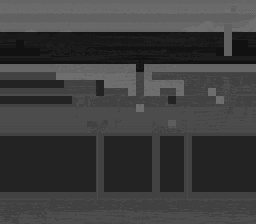
#> input picture styles/snes-16bit/assets/bg2.png, 256 x 224 px, found by its file name
$ python build_bg.py
#> lines starting #> are read from the running program, lines starting #| are printed output that depends on the picture; after the words box and inside, x2 and y2 are one past the last pixel; in counts of white or black regions, pixels touching at a corner belong together
#!/usr/bin/env python3
"""Plakatbild (gpt-image, assets/raw/bg2.png) und Farbcode-Maske (assets/raw/mask.png) für die Demo aufbereiten.

    .venv/bin/python styles/jugendstil/scripts/build_bg.py

bg_far.png  bg.png auf die Fensterbreite der Totale verkleinert (Lanczos; Faktor aus assets/frame.json).
bg.png      bg2 mit PAD Zeilen Himmel oben angesetzt (die Bogenecke des Rahmens verdeckt sonst den Schornstein;
            die Szene sitzt deshalb PAD Zeilen tiefer im Fenster). Die angesetzten Zeilen sind die gespiegelten
            obersten Zeilen des Bildes, Sterne darin durch die Himmelsfarbe ersetzt.
mask.png    R = Code * 32 (0 Himmel, 1 Wolken, 2 Sonne, 3 Wasser, 4 Boote, 5 Lichter, 6 Rest),
            G = Licht-Nummer * 64 (1 Fenster, 2 Laterne, 3 Leuchtfeuer),
            B = Abstand eines Wasserpixels zum nächsten Nicht-Wasser-Pixel in px * 16 (höchstens 15 px):
                damit blendet der Wellen-Shader die Verschiebung an Horizont, Kai, Booten und Pfählen aus.
            Je Pixel der nächste Code (RGB-Abstand), danach zweimal 3x3-Mehrheit; Lichter nach Lage getrennt.
scene.json  Lagen in Pixeln von bg.png (also schon um PAD verschoben): Lichter, Schornstein, Horizont, Kai.
stars.png   eigene Sternmaske (RGB, nicht im Alphakanal): R = Gewicht 0..255 (Helligkeit über dem Himmel, an den
            kantengeglätteten Rändern weich), G = Phase des Sterns 1..255 (je Stern eine), B = 0.
            Sterne sind kleine, isolierte helle Goldflecken des Plakats: Zusammenhangskomponenten heller, gesättigter
            Goldpixel (Helligkeit > 0,45, R > B + 0,15, Sättigung > 0,25) mit höchstens STAR_MAX_PX Pixeln, oberhalb
            des Horizonts, deren Umgebungsring (3 px) zu mindestens 70 % die Himmelsfarbe hat und deren hellstes
            Pixel über 0,75 liegt. Wolkenspiralen und Wolkenbänder fallen damit heraus, egal welchen Code die
            KI-Maske dort hat (sie hat Innenflächen von Wolkenspiralen als Himmel eingetragen).
"""
import json, pathlib
import numpy as np
from PIL import Image

ROOT = pathlib.Path(__file__).resolve().parents[1]
OUTS = [ROOT / "assets", ROOT / "demo/art"]
PAD = 40
CODES = np.array([[0, 0, 255], [0, 255, 255], [255, 255, 0], [0, 255, 0], [255, 0, 0], [255, 255, 255], [0, 0, 0]])
SKY, CLOUD, SUN, WATER, BOAT, LIGHT, REST = range(7)
CHIMNEY_TOP = (125.0, 97.0)     # Mitte der Schornsteinkrone in bg2, an 4-fach vergrößertem Ausschnitt abgelesen
STAR_MAX_PX = 120               # größter Stern (vierzackig) hat 71 px; Wolkenflecken sind größer oder nicht isoliert
STAR_SEED = 19001012


def majority(lab, n, passes=2):
    for _ in range(passes):
        h, w = lab.shape
        pad = np.pad(lab, 1, mode="edge")
        cnt = np.zeros((n, h, w), np.int16)
        for dy in range(3):
            for dx in range(3):
                win = pad[dy:dy + h, dx:dx + w]
                for k in range(n):
                    cnt[k] += win == k
        lab = cnt.argmax(0)
    return lab


# [65 lines left out: functions components, grow, star_mask, not called in this run]


def main():
    bg = np.asarray(Image.open(ROOT / "assets/raw/bg2.png").convert("RGB"))
    m = np.asarray(Image.open(ROOT / "assets/raw/mask.png").convert("RGB")).astype(np.int32)
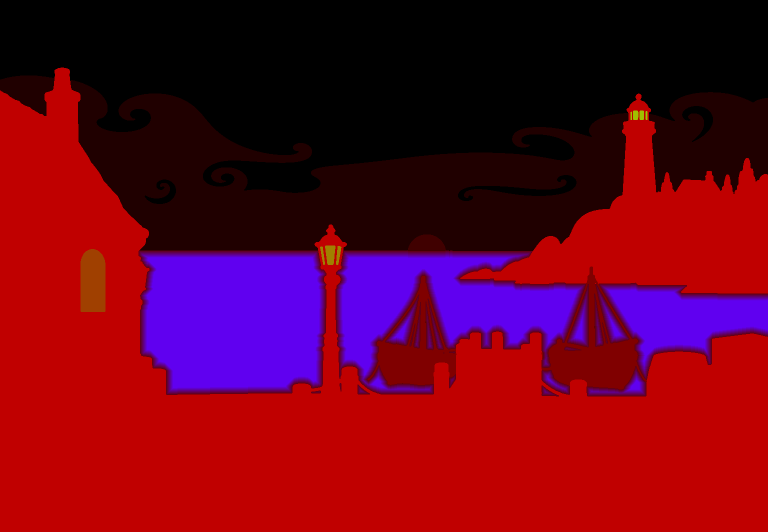
#> input picture styles/jugendstil/assets/mask.png, 1536 x 1064 px, found by its file name (shown at 1/2 size)
    H, W = bg.shape[:2]
#> H = 224; W = 256
    d = ((m[:, :, None, :] - CODES[None, None]) ** 2).sum(-1)
    lab = majority(d.argmin(-1), len(CODES))
#> the loop in majority, `for _ in range(passes):` made 2 passes
#> pass 1, in majority, `pad = np.pad(lab, 1, mode="edge")`:
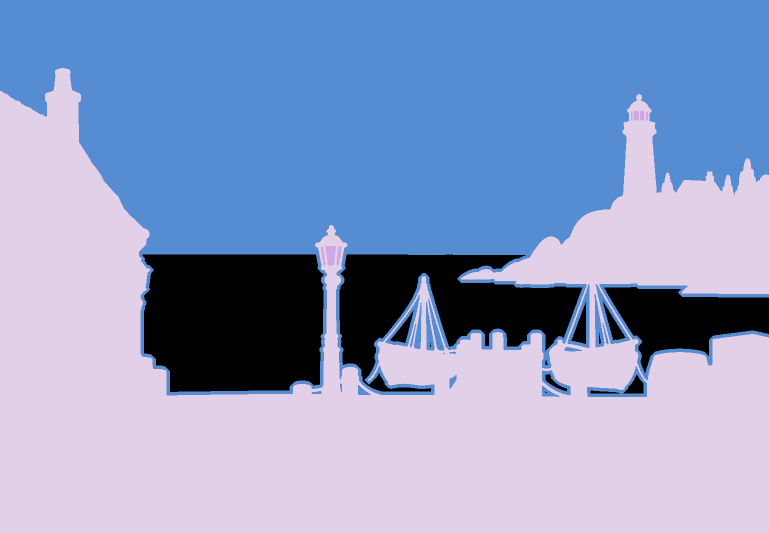
#> pad: shape (1066, 1538) int64 (shown at 1/2 size); 4 distinct labels, from 0 to 6; one colour per label, 0 black
#> after the loop in majority, `for _ in range(passes):`: lab: shape (1064, 1536) int64; 4 distinct labels, from 0 to 6

    # Himmel oben ansetzen
    top = bg[:PAD][::-1].copy()
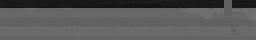
#> top: shape (40, 256, 3); min 19, max 111, mean 87.4
    sky = np.median(bg[:PAD].reshape(-1, 3), 0)
#> sky = [101, 101, 101]
    t = top.astype(np.int32)
    star = (t[..., 0] > sky[0] + 40) | (np.abs(t - sky).sum(-1) > 90)
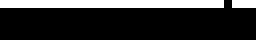
#> star: shape (40, 256) bool; 19.4% white; 2 white regions, box (x1, y1, x2, y2) and area: (0, 0, 224, 8) 1792, (232, 0, 256, 8) 192
    # Sterne samt 3 px Rand durch Himmelsfarbe ersetzen
    sb = star.copy()
    for _ in range(3):
        g = sb.copy(); g[1:] |= sb[:-1]; g[:-1] |= sb[1:]; g[:, 1:] |= sb[:, :-1]; g[:, :-1] |= sb[:, 1:]; sb = g
#> this loop made 3 passes
#> pass 1, in main, `sb = g`:
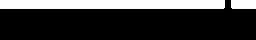
#> sb: shape (40, 256) bool; 22% white; 2 white regions, box (x1, y1, x2, y2) and area: (0, 0, 225, 9) 2024, (231, 0, 256, 9) 224
    top[sb] = sky.astype(np.uint8)
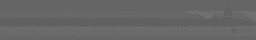
#> top: shape (40, 256, 3); min 97, max 111, mean 102.1
    big = np.concatenate([top, bg], 0)
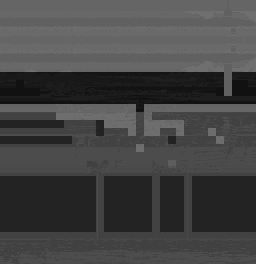
#> big: shape (264, 256, 3); min 17, max 111, mean 68
#> (the run stopped early here; a loop or call above may not have finished)
